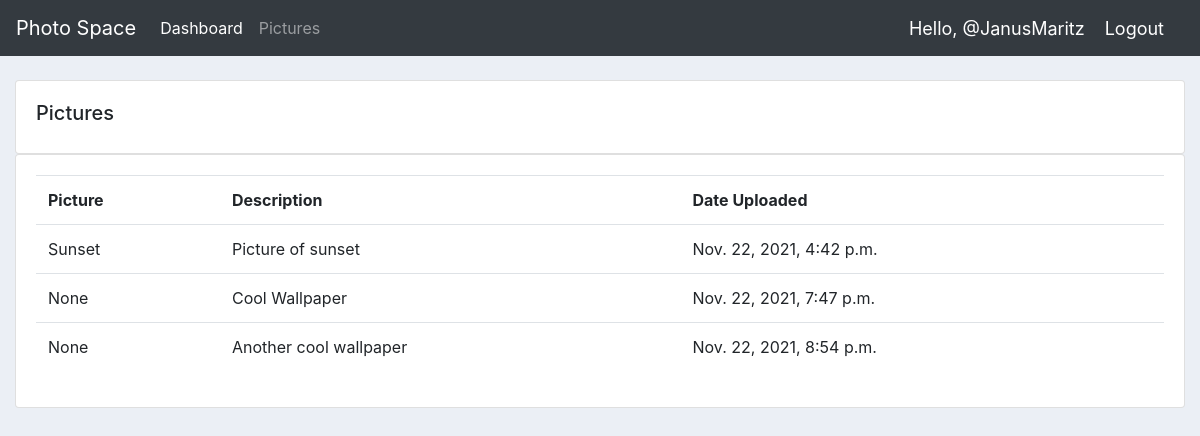
Page /picture/ (signed in) on the earlier database version.
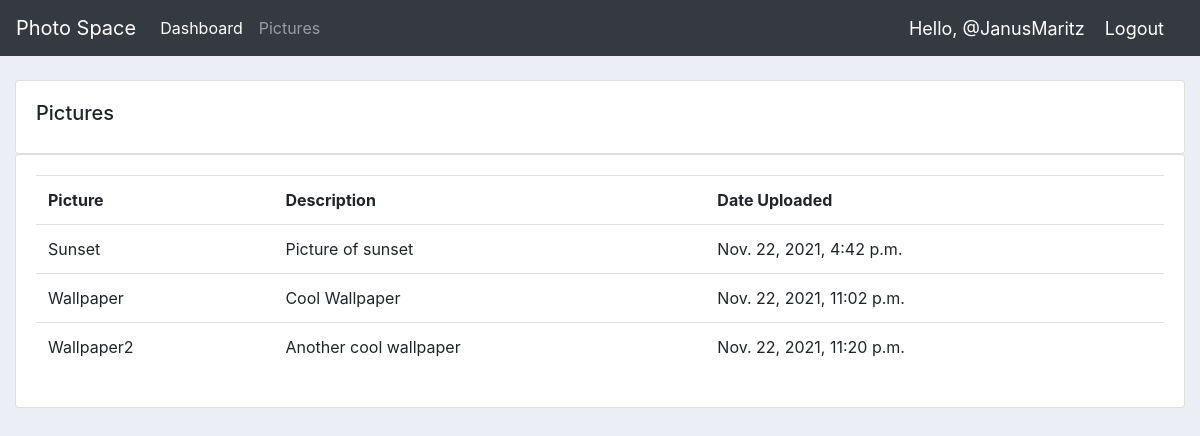
Same page on the later database version.
### accounts/models.py (models this page shows, shortened)
class Picture(models.Model):
    category = models.ForeignKey(Category, on_delete=models.SET_NULL, null=True)
    picture = models.ImageField(null=False, blank=False, default="Image")
    name = models.CharField(max_length=200, null=True)
    description = models.TextField(default="Description")
    date_uploaded = models.DateTimeField(auto_now_add=True, null=True)

### accounts/views.py (the view)
# urls.py: path('picture/', views.picture, name="pictures"),
@login_required(login_url='login')
def picture(request):
    pictures = Picture.objects.all()
    return render(request, 'accounts/pictures.html', {'pictures': pictures})

### accounts/templates/accounts/pictures.html
{%  extends 'accounts/main.html' %}
{% block content %}
		<br>
		<div class="row">
			<div class="col-md">
				<div class="card card-body">
					<h5>Pictures</h5>
				</div>
				<div class="card card-body">
					<table class="table">
						<tr>
							<th>Picture</th>
							<th>Description</th>
							<th>Date Uploaded</th>
						</tr>
						{% for i in pictures %}
						<tr>
							<td>{{i.name}}</td>
							<td>{{i.description}}</td>
							<td>{{i.date_uploaded}}</td>
						</tr>
						{% endfor %}
					</table>
				</div>
			</div>
		</div>
{% endblock content %}

### accounts/templates/accounts/main.html (shortened to what this page needs)
{% load static %}
<!DOCTYPE html>
<html>
<head>
	<link rel="stylesheet" href="https://stackpath.bootstrapcdn.com/bootstrap/4.3.1/css/bootstrap.min.css">
	<link rel="stylesheet" type="text/css" href="{% static '/css/main.css' %}">
</head>
<body>
	{%  include 'accounts/navbar.html' %}
	<div class="container-fluid">
	{% block content %}
	{% endblock %}
    </div>
</body>
</html>

### accounts/templates/accounts/navbar.html (shortened to what this page needs)
{% load static %}
<nav class="navbar navbar-expand-lg navbar-dark bg-dark">
  <a class="navbar-brand" href="{% url 'home' %}">Photo Space</a>
  <div class="collapse navbar-collapse" id="navbarNavAltMarkup">
    <div class="navbar-nav">
      <a class="nav-item nav-link active" href="{% url 'home' %}">Dashboard<span class="sr-only">(current)</span></a>
      <a class="nav-item nav-link" href="{% url 'pictures' %}">Pictures</a>
    </div>
  </div>
  <span class="hello-msg">Hello, {{request.user}}</span>
  <span ><a  class="hello-msg" href="{% url 'logout' %}">Logout</a></span>
</nav>

### static/css/main.css (style rules this page uses)
body { background-color: #ebeff5; }

### accounts/templates/accounts/navbar.html (style rules this page uses)
.hello-msg { font-size: 18px; color: #fff; margin-right: 20px; }

Differences in the rows shown:
removed Picture: name "None", description "Cool Wallpaper", date_uploaded "Nov. 22, 2021, 7:47 p.m."
removed Picture: name "None", description "Another cool wallpaper", date_uploaded "Nov. 22, 2021, 8:54 p.m."
added Picture: name "Wallpaper", description "Cool Wallpaper", date_uploaded "Nov. 22, 2021, 11:02 p.m."
added Picture: name "Wallpaper2", description "Another cool wallpaper", date_uploaded "Nov. 22, 2021, 11:20 p.m."
